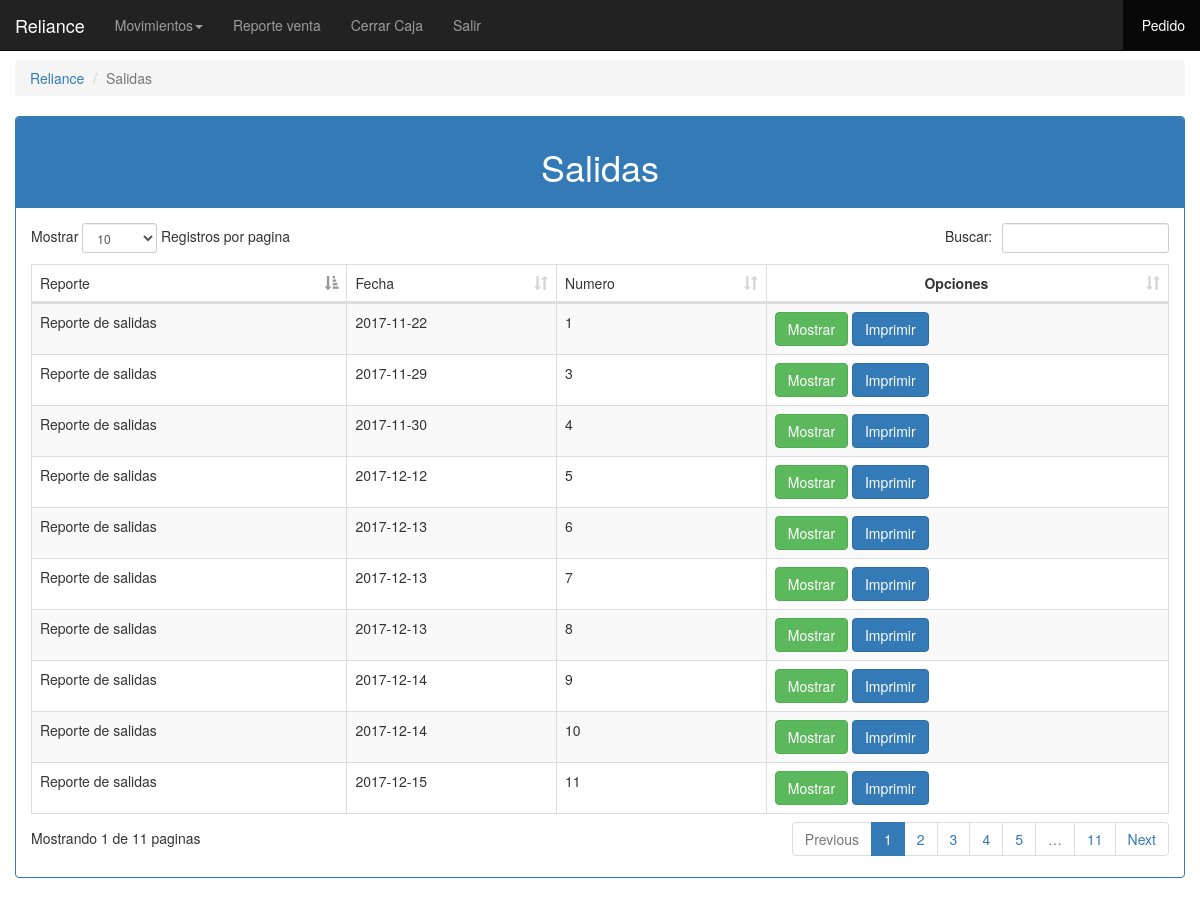
Screenshot of /admin/buscar_reportes_salidas.php (signed in) with the database file from the repository.
### tables this page shows
CREATE TABLE IF NOT EXISTS `salidas` (
  `Id_salidas` int(11) NOT NULL AUTO_INCREMENT,
  `Fecha` date DEFAULT NULL,
  `Numero` int(11) DEFAULT NULL,
  `Estado` int(11) DEFAULT '1',
  PRIMARY KEY (`Id_salidas`)
);

### clases/clase_entradas.php (called while the page is built, shortened)
<?php
					class entradas{
						private $pdo;
						public function __Construct(){
							try{
							$this->pdo = new PDO('mysql:host=localhost;dbname=heavy_parts_nuevo', 'snaven','SNAVEN10');
							$this->pdo->exec('SET CHARACTER SET utf8');
							$this->pdo->setAttribute(PDO::ATTR_ERRMODE, PDO::ERRMODE_EXCEPTION);
							$this->pdo->setAttribute(PDO::ATTR_EMULATE_PREPARES, false);
							}catch(PDOException $e){
								echo 'Error!: '.$e->getMessage();
								die();
							}
						}
						public function get_salidas(){
							try{
								$q = $this->pdo->prepare('SELECT * FROM salidas where Estado = 1');
								$q->execute();
								return $q->fetchAll();
								$this->pdo = null;
							}catch(PDOException $e){
								echo 'Error '.$e->getMessage();
							}
						}
					}
					?>

### admin/buscar_reportes_salidas.php (the view, shortened to what this page needs)
<?php
				include '../menu/menu.php';
				include '../clases/clase_entradas.php';
				$entradas = new entradas();
				$data = $entradas->get_salidas();
		?>
					<ol class="breadcrumb">
					  <li><a  href="../admin/" style="cursor: pointer;">Reliance</a></li>
					  <li class="active">Salidas</li>
					</ol>
					<div class="panel panel-primary">
						<div class="panel-heading">
							<h1 class='text-center'>Salidas</h1>
						</div>
						<div class="panel-body">
							<div class='table-responsive'>
								<table class='table table-striped table-bordered' id='tabla_datos'>
									<thead>
										<tr>
											<td>Reporte</td>
											<td>Fecha</td>
											<td>Numero</td>
											<td class='text-center'><b>Opciones</b></td>
										</tr>
									</thead>
									<?php
									foreach ($data as $row) {?>
									<tr>
										<td>Reporte de salidas</td>
										<td><?php echo $row['Fecha'] ?></td>
										<td><?php echo $row['Numero'] ?></td>
										<td><a href="#" class='btn btn-success' onclick='Buscar_salidas(<?php echo $row[0]; ?>)' >Mostrar</a> <a href="reporte_salidas.php?imp=<?php echo $row[0]; ?>&ubicacion=0" class='btn btn-primary'>Imprimir</a></td>
									</tr>
									<?php }?>
								</table>
							</div>
						</div>
					</div>
<?php include '../pie/pie.php'; ?>

### rows the page displays
salidas: Fecha "2017-11-22", Numero "1"
salidas: Fecha "2017-11-29", Numero "3"
salidas: Fecha "2017-11-30", Numero "4"
salidas: Fecha "2017-12-12", Numero "5"
salidas: Fecha "2017-12-13", Numero "6"
salidas: Fecha "2017-12-13", Numero "7"
salidas: Fecha "2017-12-13", Numero "8"
salidas: Fecha "2017-12-14", Numero "9"
salidas: Fecha "2017-12-14", Numero "10"
salidas: Fecha "2017-12-15", Numero "11"
